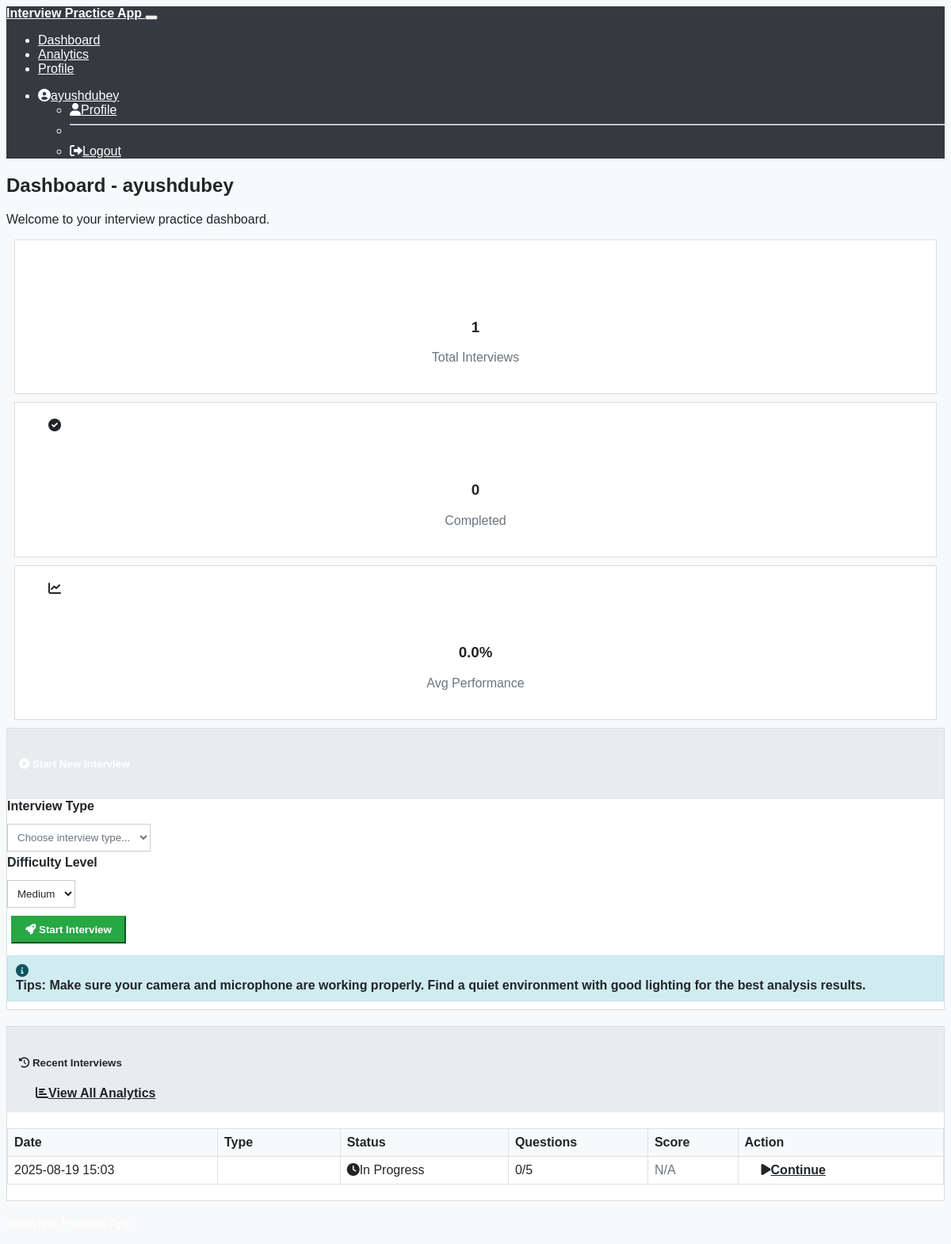
The page /dashboard (signed in) on the database its author committed.
### models.py (models this page shows, shortened)
class User(UserMixin, db.Model):
    id = db.Column(db.Integer, primary_key=True)
    username = db.Column(db.String(80), unique=True, nullable=False)
    email = db.Column(db.String(120), unique=True, nullable=False)
    password_hash = db.Column(db.String(256), nullable=False)
    created_at = db.Column(db.DateTime, default=datetime.utcnow)
    interviews = db.relationship('Interview', backref='user', lazy=True, cascade='all, delete-orphan')
    analytics = db.relationship('Analytics', backref='user', lazy=True, cascade='all, delete-orphan')

class Interview(db.Model):
    id = db.Column(db.Integer, primary_key=True)
    user_id = db.Column(db.Integer, db.ForeignKey('user.id'), nullable=False)
    interview_type = db.Column(db.String(50), nullable=False)  # 'technical' or 'non-technical'
    status = db.Column(db.String(20), default='in_progress')  # 'in_progress', 'completed', 'cancelled'
    created_at = db.Column(db.DateTime, default=datetime.utcnow)
    completed_at = db.Column(db.DateTime)
    total_questions = db.Column(db.Integer, default=0)
    questions_answered = db.Column(db.Integer, default=0)
    overall_score = db.Column(db.Float)
    questions = db.relationship('Question', backref='interview', lazy=True, cascade='all, delete-orphan')
    analytics = db.relationship('Analytics', backref='interview', lazy=True, cascade='all, delete-orphan')

### routes.py (the view)
@app.route('/dashboard')
@login_required
def dashboard():
    total_interviews = Interview.query.filter_by(user_id=current_user.id).count()
    completed_interviews = Interview.query.filter_by(user_id=current_user.id, status='completed').count()
    recent_interviews = Interview.query.filter_by(user_id=current_user.id)\
        .order_by(Interview.created_at.desc()).limit(5).all()
    analytics = Analytics.query.filter_by(user_id=current_user.id).all()
    avg_performance = sum(a.overall_performance for a in analytics) / len(analytics) if analytics else 0
    return render_template('dashboard.html',
                         total_interviews=total_interviews,
                         completed_interviews=completed_interviews,
                         recent_interviews=recent_interviews,
                         avg_performance=avg_performance)

### templates/dashboard.html (shortened to what this page needs)
{% extends "base.html" %}
{% block content %}
<div class="row">
    <div class="col-12">
        <h2>Dashboard - {{ current_user.username }}</h2>
        <p>Welcome to your interview practice dashboard.</p>
    </div>
</div>
<div class="row mb-4">
    <div class="col-md-3 mb-3">
        <div class="card stat-card border-0 shadow h-100">
            <div class="card-body text-center">
                <div class="bg-primary rounded-circle d-inline-flex align-items-center justify-content-center mb-3"
                     style="width: 60px; height: 60px;">
                </div>
                <h3 class="text-primary">{{ total_interviews }}</h3>
                <p class="text-muted mb-0">Total Interviews</p>
            </div>
        </div>
    </div>
    <div class="col-md-3 mb-3">
        <div class="card stat-card border-0 shadow h-100">
            <div class="card-body text-center">
                <div class="bg-success rounded-circle d-inline-flex align-items-center justify-content-center mb-3"
                     style="width: 60px; height: 60px;">
                    <i class="fas fa-check-circle text-white fs-4"></i>
                </div>
                <h3 class="text-success">{{ completed_interviews }}</h3>
                <p class="text-muted mb-0">Completed</p>
            </div>
        </div>
    </div>
    <div class="col-md-3 mb-3">
        <div class="card stat-card border-0 shadow h-100">
            <div class="card-body text-center">
                <div class="bg-info rounded-circle d-inline-flex align-items-center justify-content-center mb-3"
                     style="width: 60px; height: 60px;">
                    <i class="fas fa-chart-line text-white fs-4"></i>
                </div>
                <h3 class="text-info">{{ "%.1f" | format(avg_performance * 100) }}%</h3>
                <p class="text-muted mb-0">Avg Performance</p>
            </div>
        </div>
    </div>
</div>
<div class="row mb-4">
    <div class="col-12">
        <div class="card border-0 shadow">
            <div class="card-header bg-primary text-white">
                <h5 class="mb-0">
                    <i class="fas fa-play-circle me-2"></i>
                    Start New Interview
                </h5>
            </div>
            <div class="card-body">
                <form method="POST" action="{{ url_for('start_interview') }}">
                    <div class="row">
                        <div class="col-md-4">
                            <label for="interview_type" class="form-label">Interview Type</label>
                            <select class="form-select" id="interview_type" name="interview_type" required>
                                <option value="">Choose interview type...</option>
                            </select>
                        </div>
                        <div class="col-md-4">
                            <label for="difficulty" class="form-label">Difficulty Level</label>
                            <select class="form-select" id="difficulty" name="difficulty">
                                <option value="medium" selected>Medium</option>
                            </select>
                        </div>
                        <div class="col-md-4 d-flex align-items-end">
                            <button type="submit" class="btn btn-success w-100">
                                <i class="fas fa-rocket me-2"></i>
                                Start Interview
                            </button>
                        </div>
                    </div>
                    <div class="row mt-3">
                        <div class="col-12">
                            <div class="alert alert-info d-flex align-items-center" role="alert">
                                <i class="fas fa-info-circle me-2"></i>
                                <div>
                                    <strong>Tips:</strong> Make sure your camera and microphone are working properly.
                                    Find a quiet environment with good lighting for the best analysis results.
                                </div>
                            </div>
                        </div>
                    </div>
                </form>
            </div>
        </div>
    </div>
</div>
<div class="row">
    <div class="col-12">
        <div class="card border-0 shadow">
            <div class="card-header d-flex justify-content-between align-items-center">
                <h5 class="mb-0">
                    <i class="fas fa-history me-2"></i>
                    Recent Interviews
                </h5>
                <a href="{{ url_for('analytics_history') }}" class="btn btn-outline-primary btn-sm">
                    <i class="fas fa-chart-bar me-1"></i>View All Analytics
                </a>
            </div>
            <div class="card-body">
                {% if recent_interviews %}
                    <div class="table-responsive">
                        <table class="table table-hover">
                            <thead>
                                <tr>
                                    <th>Date</th>
                                    <th>Type</th>
                                    <th>Status</th>
                                    <th>Questions</th>
                                    <th>Score</th>
                                    <th>Action</th>
                                </tr>
                            </thead>
                            <tbody>
                                {% for interview in recent_interviews %}
                                <tr>
                                    <td>{{ interview.created_at.strftime('%Y-%m-%d %H:%M') }}</td>
                                    <td>
                                        <span class="badge bg-{{ 'primary' if interview.interview_type == 'technical' else 'success' }}">
                                        </span>
                                    </td>
                                    <td>
                                        {% if interview.status == 'completed' %}
                                            <span class="badge bg-success">
                                                <i class="fas fa-check me-1"></i>Completed
                                            </span>
                                        {% elif interview.status == 'in_progress' %}
                                            <span class="badge bg-warning">
                                                <i class="fas fa-clock me-1"></i>In Progress
                                            </span>
                                        {% else %}
                                            <span class="badge bg-secondary">
                                                <i class="fas fa-times me-1"></i>Cancelled
                                            </span>
                                        {% endif %}
                                    </td>
                                    <td>{{ interview.questions_answered }}/{{ interview.total_questions }}</td>
                                    <td>
                                        {% if interview.overall_score %}
                                            <span class="fw-bold text-{{ 'success' if interview.overall_score >= 0.7 else 'warning' if interview.overall_score >= 0.5 else 'danger' }}">
                                                {{ "%.1f" | format(interview.overall_score * 100) }}%
                                            </span>
                                        {% else %}
                                            <span class="text-muted">N/A</span>
                                        {% endif %}
                                    </td>
                                    <td>
                                        {% if interview.status == 'completed' %}
                                            <a href="{{ url_for('view_analytics', interview_id=interview.id) }}"
                                               class="btn btn-outline-info btn-sm">
                                                <i class="fas fa-chart-line me-1"></i>View Analytics
                                            </a>
                                        {% elif interview.status == 'in_progress' %}
                                            <a href="{{ url_for('interview_session', interview_id=interview.id) }}"
                                               class="btn btn-outline-primary btn-sm">
                                                <i class="fas fa-play me-1"></i>Continue
                                            </a>
                                        {% endif %}
                                    </td>
                                </tr>
                                {% endfor %}
                            </tbody>
                        </table>
                    </div>
                {% endif %}
            </div>
        </div>
    </div>
</div>
{% endblock %}

### templates/base.html (shortened to what this page needs)
<!DOCTYPE html>
<html lang="en" data-bs-theme="dark">
<head>
    <link href="https://cdn.replit.com/agent/bootstrap-agent-dark-theme.min.css" rel="stylesheet">
    <link rel="stylesheet" href="https://cdnjs.cloudflare.com/ajax/libs/font-awesome/6.0.0/css/all.min.css">
    <link rel="stylesheet" href="{{ url_for('static', filename='css/custom.css') }}">
</head>
<body>
    <nav class="navbar navbar-expand-lg navbar-dark bg-dark">
        <div class="container">
            <a class="navbar-brand" href="{{ url_for('index') }}">
                Interview Practice App
            </a>
            <button class="navbar-toggler" type="button" data-bs-toggle="collapse" data-bs-target="#navbarNav">
            </button>
            <div class="collapse navbar-collapse" id="navbarNav">
                <ul class="navbar-nav me-auto">
                    {% if current_user.is_authenticated %}
                        <li class="nav-item">
                            <a class="nav-link" href="{{ url_for('dashboard') }}">Dashboard</a>
                        </li>
                        <li class="nav-item">
                            <a class="nav-link" href="{{ url_for('analytics_history') }}">Analytics</a>
                        </li>
                        <li class="nav-item">
                            <a class="nav-link" href="{{ url_for('profile') }}">Profile
                            </a>
                        </li>
                    {% endif %}
                </ul>
                <ul class="navbar-nav">
                    {% if current_user.is_authenticated %}
                        <li class="nav-item dropdown">
                            <a class="nav-link dropdown-toggle" href="#" id="navbarDropdown" role="button" data-bs-toggle="dropdown">
                                <i class="fas fa-user-circle me-1"></i>{{ current_user.username }}
                            </a>
                            <ul class="dropdown-menu">
                                <li><a class="dropdown-item" href="{{ url_for('profile') }}">
                                    <i class="fas fa-user me-2"></i>Profile
                                </a></li>
                                <li><hr class="dropdown-divider"></li>
                                <li><a class="dropdown-item" href="{{ url_for('logout') }}">
                                    <i class="fas fa-sign-out-alt me-2"></i>Logout
                                </a></li>
                            </ul>
                        </li>
                    {% endif %}
                </ul>
            </div>
        </div>
    </nav>
    <main class="container my-4">
        {% block content %}{% endblock %}
    </main>
    <footer class="bg-dark text-light py-4 mt-5">
        <div class="container">
            <div class="row">
                <div class="col-12">
                    <p class="mb-0 text-center">Interview Practice App</p>
                </div>
            </div>
        </div>
    </footer>
</body>
</html>

### rows shown on the page
User: username "ayushdubey"
Interview: created_at "2025-08-19 15:03", status "in_progress" (drawn), questions_answered "0", total_questions "5", shows "N/A"

### other values the page prints
{{ total_interviews }} "1"
{{ completed_interviews }} "0"
{{ "%.1f" | format(avg_performance * 100) }} "0.0"
